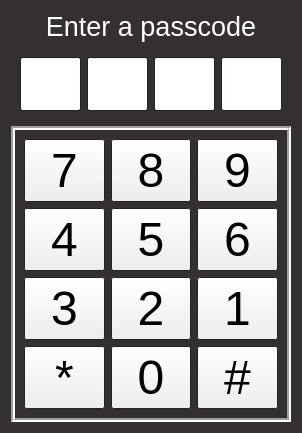
<?xml version="1.0" encoding="UTF-8"?>
<ui version="4.0">
    <class>Keypad</class>
    <widget class="QWidget" name="Keypad">
        <property name="geometry">
            <rect>
                <x>0</x>
                <y>0</y>
                <width>302</width>
                <height>406</height>
            </rect>
        </property>
        <property name="palette">
            <palette>
                <active>
                    <colorrole role="Base">
                        <brush brushstyle="SolidPattern">
                            <color alpha="255">
                                <red>255</red>
                                <green>255</green>
                                <blue>255</blue>
                            </color>
                        </brush>
                    </colorrole>
                    <colorrole role="Window">
                        <brush brushstyle="SolidPattern">
                            <color alpha="255">
                                <red>52</red>
                                <green>48</green>
                                <blue>47</blue>
                            </color>
                        </brush>
                    </colorrole>
                </active>
                <inactive>
                    <colorrole role="Base">
                        <brush brushstyle="SolidPattern">
                            <color alpha="255">
                                <red>255</red>
                                <green>255</green>
                                <blue>255</blue>
                            </color>
                        </brush>
                    </colorrole>
                    <colorrole role="Window">
                        <brush brushstyle="SolidPattern">
                            <color alpha="255">
                                <red>52</red>
                                <green>48</green>
                                <blue>47</blue>
                            </color>
                        </brush>
                    </colorrole>
                </inactive>
                <disabled>
                    <colorrole role="Base">
                        <brush brushstyle="SolidPattern">
                            <color alpha="255">
                                <red>52</red>
                                <green>48</green>
                                <blue>47</blue>
                            </color>
                        </brush>
                    </colorrole>
                    <colorrole role="Window">
                        <brush brushstyle="SolidPattern">
                            <color alpha="255">
                                <red>52</red>
                                <green>48</green>
                                <blue>47</blue>
                            </color>
                        </brush>
                    </colorrole>
                </disabled>
            </palette>
        </property>
        <property name="windowTitle">
            <string>7.1 - Keypad GUI</string>
        </property>
        <layout class="QVBoxLayout" name="verticalLayout" stretch="0,0,0">
            <item>
                <widget class="QLabel" name="label">
                    <property name="palette">
                        <palette>
                            <active>
                                <colorrole role="WindowText">
                                    <brush brushstyle="SolidPattern">
                                        <color alpha="255">
                                            <red>255</red>
                                            <green>255</green>
                                            <blue>255</blue>
                                        </color>
                                    </brush>
                                </colorrole>
                            </active>
                            <inactive>
                                <colorrole role="WindowText">
                                    <brush brushstyle="SolidPattern">
                                        <color alpha="255">
                                            <red>255</red>
                                            <green>255</green>
                                            <blue>255</blue>
                                        </color>
                                    </brush>
                                </colorrole>
                            </inactive>
                            <disabled>
                                <colorrole role="WindowText">
                                    <brush brushstyle="SolidPattern">
                                        <color alpha="255">
                                            <red>127</red>
                                            <green>127</green>
                                            <blue>127</blue>
                                        </color>
                                    </brush>
                                </colorrole>
                            </disabled>
                        </palette>
                    </property>
                    <property name="font">
                        <font>
                            <pointsize>20</pointsize>
                        </font>
                    </property>
                    <property name="text">
                        <string>Enter a passcode</string>
                    </property>
                    <property name="alignment">
                        <set>Qt::AlignCenter</set>
                    </property>
                </widget>
            </item>
            <item>
                <widget class="QFrame" name="frame">
                    <property name="sizePolicy">
                        <sizepolicy hsizetype="Preferred" vsizetype="Preferred">
                            <horstretch>0</horstretch>
                            <verstretch>1</verstretch>
                        </sizepolicy>
                    </property>
                    <property name="frameShape">
                        <enum>QFrame::NoFrame</enum>
                    </property>
                    <property name="frameShadow">
                        <enum>QFrame::Plain</enum>
                    </property>
                    <property name="lineWidth">
                        <number>0</number>
                    </property>
                    <layout class="QHBoxLayout" name="horizontalLayout">
                        <item>
                            <widget class="QLineEdit" name="line_edit1">
                                <property name="sizePolicy">
                                    <sizepolicy hsizetype="Expanding" vsizetype="Expanding">
                                        <horstretch>0</horstretch>
                                        <verstretch>0</verstretch>
                                    </sizepolicy>
                                </property>
                                <property name="font">
                                    <font>
                                        <pointsize>30</pointsize>
                                    </font>
                                </property>
                                <property name="alignment">
                                    <set>Qt::AlignCenter</set>
                                </property>
                            </widget>
                        </item>
                        <item>
                            <widget class="QLineEdit" name="line_edit2">
                                <property name="sizePolicy">
                                    <sizepolicy hsizetype="Expanding" vsizetype="Expanding">
                                        <horstretch>0</horstretch>
                                        <verstretch>0</verstretch>
                                    </sizepolicy>
                                </property>
                                <property name="font">
                                    <font>
                                        <pointsize>30</pointsize>
                                    </font>
                                </property>
                                <property name="alignment">
                                    <set>Qt::AlignCenter</set>
                                </property>
                            </widget>
                        </item>
                        <item>
                            <widget class="QLineEdit" name="line_edit3">
                                <property name="sizePolicy">
                                    <sizepolicy hsizetype="Expanding" vsizetype="Expanding">
                                        <horstretch>0</horstretch>
                                        <verstretch>0</verstretch>
                                    </sizepolicy>
                                </property>
                                <property name="font">
                                    <font>
                                        <pointsize>30</pointsize>
                                    </font>
                                </property>
                                <property name="alignment">
                                    <set>Qt::AlignCenter</set>
                                </property>
                            </widget>
                        </item>
                        <item>
                            <widget class="QLineEdit" name="line_edit4">
                                <property name="sizePolicy">
                                    <sizepolicy hsizetype="Expanding" vsizetype="Expanding">
                                        <horstretch>0</horstretch>
                                        <verstretch>0</verstretch>
                                    </sizepolicy>
                                </property>
                                <property name="font">
                                    <font>
                                        <pointsize>30</pointsize>
                                    </font>
                                </property>
                                <property name="alignment">
                                    <set>Qt::AlignCenter</set>
                                </property>
                            </widget>
                        </item>
                    </layout>
                </widget>
            </item>
            <item>
                <widget class="QFrame" name="frame_2">
                    <property name="sizePolicy">
                        <sizepolicy hsizetype="Preferred" vsizetype="Preferred">
                            <horstretch>0</horstretch>
                            <verstretch>2</verstretch>
                        </sizepolicy>
                    </property>
                    <property name="frameShape">
                        <enum>QFrame::Box</enum>
                    </property>
                    <property name="frameShadow">
                        <enum>QFrame::Sunken</enum>
                    </property>
                    <property name="lineWidth">
                        <number>2</number>
                    </property>
                    <layout class="QGridLayout" name="gridLayout">
                        <item row="0" column="0">
                            <widget class="QPushButton" name="button_7">
                                <property name="sizePolicy">
                                    <sizepolicy hsizetype="Minimum" vsizetype="Expanding">
                                        <horstretch>0</horstretch>
                                        <verstretch>0</verstretch>
                                    </sizepolicy>
                                </property>
                                <property name="font">
                                    <font>
                                        <pointsize>36</pointsize>
                                    </font>
                                </property>
                                <property name="text">
                                    <string>7</string>
                                </property>
                            </widget>
                        </item>
                        <item row="0" column="1">
                            <widget class="QPushButton" name="button_8">
                                <property name="sizePolicy">
                                    <sizepolicy hsizetype="Minimum" vsizetype="MinimumExpanding">
                                        <horstretch>0</horstretch>
                                        <verstretch>0</verstretch>
                                    </sizepolicy>
                                </property>
                                <property name="font">
                                    <font>
                                        <pointsize>36</pointsize>
                                    </font>
                                </property>
                                <property name="text">
                                    <string>8</string>
                                </property>
                            </widget>
                        </item>
                        <item row="0" column="2">
                            <widget class="QPushButton" name="button_9">
                                <property name="sizePolicy">
                                    <sizepolicy hsizetype="Minimum" vsizetype="MinimumExpanding">
                                        <horstretch>0</horstretch>
                                        <verstretch>0</verstretch>
                                    </sizepolicy>
                                </property>
                                <property name="font">
                                    <font>
                                        <pointsize>36</pointsize>
                                    </font>
                                </property>
                                <property name="text">
                                    <string>9</string>
                                </property>
                            </widget>
                        </item>
                        <item row="1" column="0">
                            <widget class="QPushButton" name="button_4">
                                <property name="sizePolicy">
                                    <sizepolicy hsizetype="Minimum" vsizetype="MinimumExpanding">
                                        <horstretch>0</horstretch>
                                        <verstretch>0</verstretch>
                                    </sizepolicy>
                                </property>
                                <property name="font">
                                    <font>
                                        <pointsize>36</pointsize>
                                    </font>
                                </property>
                                <property name="text">
                                    <string>4</string>
                                </property>
                            </widget>
                        </item>
                        <item row="1" column="1">
                            <widget class="QPushButton" name="button_5">
                                <property name="sizePolicy">
                                    <sizepolicy hsizetype="Minimum" vsizetype="MinimumExpanding">
                                        <horstretch>0</horstretch>
                                        <verstretch>0</verstretch>
                                    </sizepolicy>
                                </property>
                                <property name="font">
                                    <font>
                                        <pointsize>36</pointsize>
                                    </font>
                                </property>
                                <property name="text">
                                    <string>5</string>
                                </property>
                            </widget>
                        </item>
                        <item row="1" column="2">
                            <widget class="QPushButton" name="button_6">
                                <property name="sizePolicy">
                                    <sizepolicy hsizetype="Minimum" vsizetype="MinimumExpanding">
                                        <horstretch>0</horstretch>
                                        <verstretch>0</verstretch>
                                    </sizepolicy>
                                </property>
                                <property name="font">
                                    <font>
                                        <pointsize>36</pointsize>
                                    </font>
                                </property>
                                <property name="text">
                                    <string>6</string>
                                </property>
                            </widget>
                        </item>
                        <item row="2" column="0">
                            <widget class="QPushButton" name="button_3">
                                <property name="sizePolicy">
                                    <sizepolicy hsizetype="Minimum" vsizetype="Expanding">
                                        <horstretch>0</horstretch>
                                        <verstretch>0</verstretch>
                                    </sizepolicy>
                                </property>
                                <property name="font">
                                    <font>
                                        <pointsize>36</pointsize>
                                    </font>
                                </property>
                                <property name="text">
                                    <string>3</string>
                                </property>
                            </widget>
                        </item>
                        <item row="2" column="1">
                            <widget class="QPushButton" name="button_2">
                                <property name="sizePolicy">
                                    <sizepolicy hsizetype="Minimum" vsizetype="Expanding">
                                        <horstretch>0</horstretch>
                                        <verstretch>0</verstretch>
                                    </sizepolicy>
                                </property>
                                <property name="font">
                                    <font>
                                        <pointsize>36</pointsize>
                                    </font>
                                </property>
                                <property name="text">
                                    <string>2</string>
                                </property>
                            </widget>
                        </item>
                        <item row="2" column="2">
                            <widget class="QPushButton" name="button_1">
                                <property name="sizePolicy">
                                    <sizepolicy hsizetype="Minimum" vsizetype="Expanding">
                                        <horstretch>0</horstretch>
                                        <verstretch>0</verstretch>
                                    </sizepolicy>
                                </property>
                                <property name="font">
                                    <font>
                                        <pointsize>36</pointsize>
                                    </font>
                                </property>
                                <property name="text">
                                    <string>1</string>
                                </property>
                            </widget>
                        </item>
                        <item row="3" column="0">
                            <widget class="QPushButton" name="button_star">
                                <property name="sizePolicy">
                                    <sizepolicy hsizetype="Minimum" vsizetype="Expanding">
                                        <horstretch>0</horstretch>
                                        <verstretch>0</verstretch>
                                    </sizepolicy>
                                </property>
                                <property name="font">
                                    <font>
                                        <pointsize>36</pointsize>
                                    </font>
                                </property>
                                <property name="text">
                                    <string>*</string>
                                </property>
                            </widget>
                        </item>
                        <item row="3" column="1">
                            <widget class="QPushButton" name="button_0">
                                <property name="sizePolicy">
                                    <sizepolicy hsizetype="Minimum" vsizetype="Expanding">
                                        <horstretch>0</horstretch>
                                        <verstretch>0</verstretch>
                                    </sizepolicy>
                                </property>
                                <property name="font">
                                    <font>
                                        <pointsize>36</pointsize>
                                    </font>
                                </property>
                                <property name="text">
                                    <string>0</string>
                                </property>
                            </widget>
                        </item>
                        <item row="3" column="2">
                            <widget class="QPushButton" name="button_hash">
                                <property name="sizePolicy">
                                    <sizepolicy hsizetype="Minimum" vsizetype="MinimumExpanding">
                                        <horstretch>0</horstretch>
                                        <verstretch>0</verstretch>
                                    </sizepolicy>
                                </property>
                                <property name="font">
                                    <font>
                                        <pointsize>36</pointsize>
                                    </font>
                                </property>
                                <property name="text">
                                    <string>#</string>
                                </property>
                            </widget>
                        </item>
                    </layout>
                </widget>
            </item>
        </layout>
    </widget>
    <resources/>
    <connections>
        <connection>
            <sender>button_star</sender>
            <signal>clicked()</signal>
            <receiver>line_edit1</receiver>
            <slot>clear()</slot>
            <hints>
                <hint type="sourcelabel">
                    <x>74</x>
                    <y>348</y>
                </hint>
                <hint type="destinationlabel">
                    <x>54</x>
                    <y>88</y>
                </hint>
            </hints>
        </connection>
        <connection>
            <sender>button_star</sender>
            <signal>clicked()</signal>
            <receiver>line_edit2</receiver>
            <slot>clear()</slot>
            <hints>
                <hint type="sourcelabel">
                    <x>70</x>
                    <y>346</y>
                </hint>
                <hint type="destinationlabel">
                    <x>117</x>
                    <y>95</y>
                </hint>
            </hints>
        </connection>
        <connection>
            <sender>button_star</sender>
            <signal>clicked()</signal>
            <receiver>line_edit3</receiver>
            <slot>clear()</slot>
            <hints>
                <hint type="sourcelabel">
                    <x>86</x>
                    <y>358</y>
                </hint>
                <hint type="destinationlabel">
                    <x>184</x>
                    <y>97</y>
                </hint>
            </hints>
        </connection>
        <connection>
            <sender>button_star</sender>
            <signal>clicked()</signal>
            <receiver>line_edit4</receiver>
            <slot>clear()</slot>
            <hints>
                <hint type="sourcelabel">
                    <x>81</x>
                    <y>374</y>
                </hint>
                <hint type="destinationlabel">
                    <x>250</x>
                    <y>95</y>
                </hint>
            </hints>
        </connection>
    </connections>
</ui>
